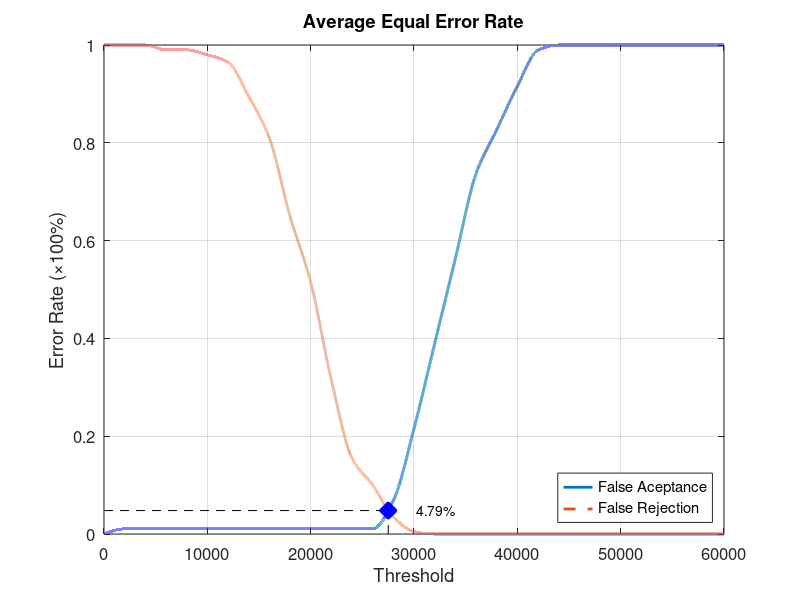
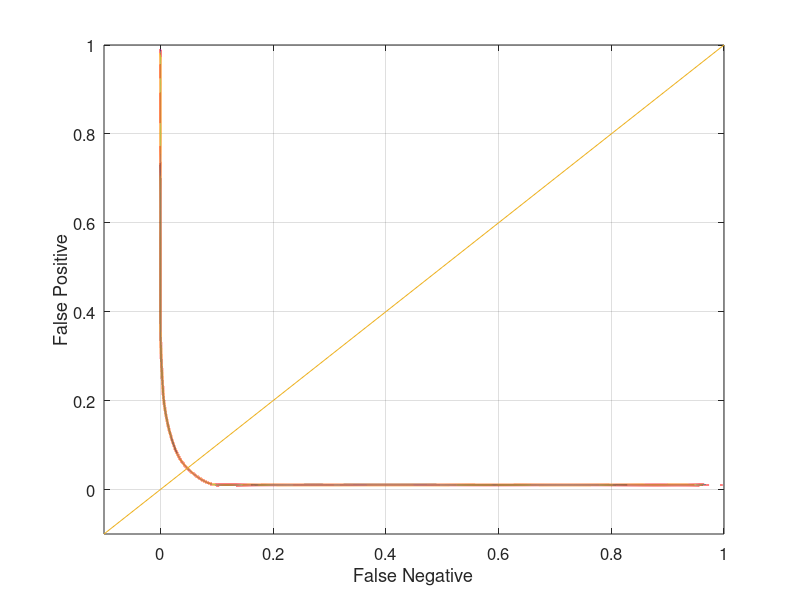

These figures' MATLAB source, in order:
function yEER = Database3_1
close all;
clear;
clc;
x = 0:2000:60000;
xq = 0:0.5:60000;

y0 = [0 0.0105263 0.0105263 0.0105263 0.0105263 0.0105263 0.0105263 0.0105263 0.0105263 0.0105263 0.0105263 0.0105263 0.0105263 0.0105263 0.0684211 0.215789 0.389474 0.563158 0.736842 0.826316 0.915789 0.989474 1 1 1 1 1 1 1 1 1];
yy0 = interp1(x, y0, xq, 'pchip');
y1 = [1 1 1 0.99 0.99 0.98 0.965 0.895 0.81 0.65 0.515 0.315 0.155 0.1 0.035 0.005 0 0 0 0 0 0 0 0 0 0 0 0 0 0 0];
yy1 = interp1(x, y1, xq, 'pchip');

% Calculating EER: 
y2 = abs(y0 - y1);
find(y2 == min(y2))
yy2 = abs(yy0 - yy1);
xEER = find(yy2 == min(yy2));
xEERIndex = xq(xEER) % X-axis EER
yEER = yy0(xEER) % Y-axis EER

main = figure
plot(xq, yy0,'-','LineWidth', 2);	hold on
plot(xq, yy1,'--','LineWidth', 2);	hold on
plot([xEERIndex xEERIndex], [0 yEER], 'k--');	hold on
plot([0 xEERIndex], [yEER yEER], 'k--');	hold on
plot(xEERIndex, yEER, 'bx', 'LineWidth', 10);	hold on
text(xEERIndex + 10 * xEERIndex / 100, yEER, [num2str(round((10000 * yEER)) / 100) '%'])
legend('False Aceptance', 'False Rejection', 'Location', 'SouthEast')
xlabel('Threshold')
ylabel('Error Rate (\times100%)')
title('Average Equal Error Rate')
set(gca, 'FontSize', 12)
axis([0 60000 0 1])
grid on

print(main, 'Database3_1Main', '-dpng');
FNRxFPR = figure('Color', [1 1 1]);
plot(yy1, yy0, '-', yy1, yy0, 'LineWidth', 2);
hold on
y = -0.1:0.1:1
plot(y, y); 
set(gca, 'FontSize', 12)
xlabel('False Negative')
ylabel('False Positive')
axis([-0.1 1 -0.1 1])
set(gca, 'FontSize', 12)
grid on

print(FNRxFPR, 'Database3_1FNRxFPR','-dpng');
end
